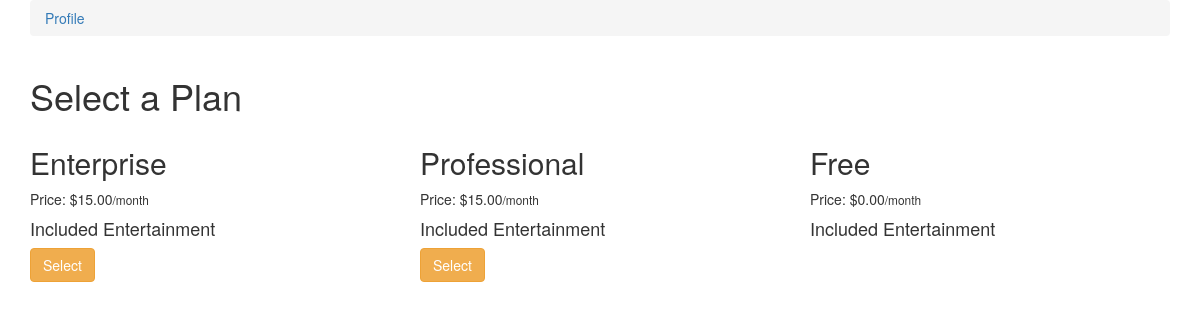
The app's page /plans/ (signed in), older data.
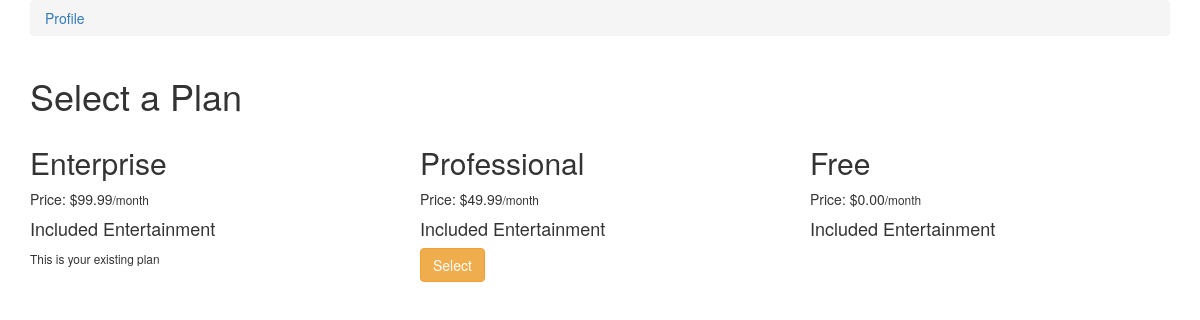
The same page, newer data.
### plans/models.py (models this page shows)
class Plan(models.Model):
    slug = models.SlugField()
    plan_type=models.CharField(
        choices=PLAN_CHOICES,
        default='Free',
        max_length=30)
    price = models.DecimalField(max_digits=6,decimal_places=2)
    stripe_plan_id = models.CharField(max_length=40)
    def __str__(self):
        return self.plan_type

### plans/views.py (the view, shortened to what this page needs)
# urls.py: path('', PlanSelectView.as_view(), name='select'),
class PlanSelectView(LoginRequiredMixin, ListView):
    model = Plan
    def get_context_data(self, *args, **kwargs):
        context = super().get_context_data(**kwargs)
        current_plan = get_user_plan(self.request)
        context['current_plan'] = str(current_plan.plan)
        return context

### plans/views.py (called while the page is built)
def get_user_plan(request):
    user_plan_querySet = UserPlan.objects.filter(user=request.user)
    if user_plan_querySet.exists():
        return user_plan_querySet.first()
    return None

### plans/templates/plans/plan_list.html (shortened to what this page needs)
{% extends 'plans/base.html' %}
{% block content %}
<div class="container">
	<h1>Select a Plan</h1>
	<div class="row">
		{% for object in object_list %}
		<div class="col-sm-4 col-md-4">
			<h2>{{ object.plan_type }}</h2>
			<p>Price: ${{ object.price }}<small>/month</small></p>
			<h4>Included Entertainment</h4>
			{% if object.plan_type != 'Free' %}
			<form method="POST" action="{% url 'plans:select' %}">
				{% if object.plan_type != current_plan %}
					<button class="btn btn-warning">Select</button>
				{% else %}
					<small>This is your existing plan</small>
				{% endif %}
			</form>
			{% endif %}
		</div>
		{% endfor %}
	</div>
</div>
{% endblock content %}

Row changes from the older to the newer data that the page shows:
changed Plan "Enterprise": price "15.00" → "99.99"; text "Select" → "This is your existing plan"
changed Plan "Professional": price "15.00" → "49.99"
